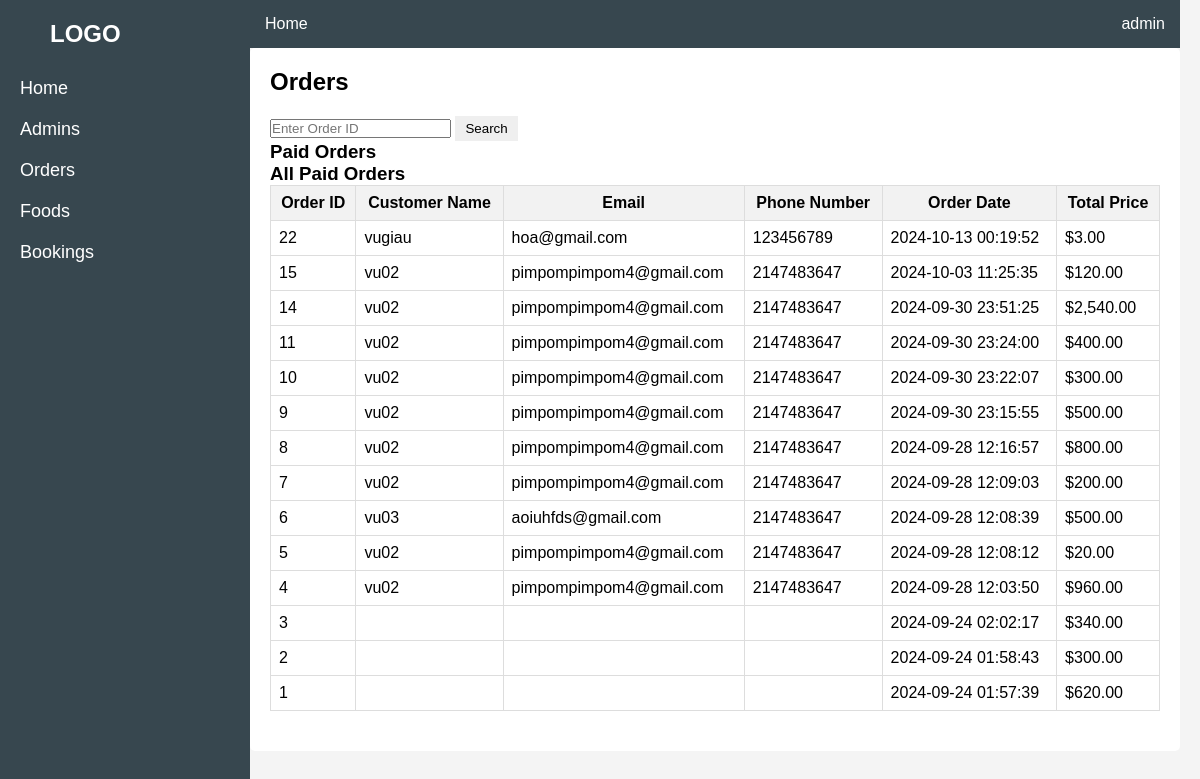
Page /admin_interface/orders.php (signed in) on the committed database.
### tables this page shows
CREATE TABLE `orders` (
  `order_id` int(11) NOT NULL,
  `user_id` int(11) DEFAULT NULL,
  `total_price` decimal(10,2) DEFAULT NULL,
  `order_date` datetime DEFAULT NULL,
  `invoice_code` varchar(255) NOT NULL,
  `order_code` varchar(255) DEFAULT NULL
);

CREATE TABLE `user` (
  `user_id` int(11) NOT NULL,
  `user_name` varchar(100) NOT NULL,
  `phone_number` int(11) DEFAULT NULL,
  `email` varchar(100) DEFAULT NULL,
  `password` text NOT NULL,
  `role` int(11) NOT NULL
);

### admin_interface/orders.php (the view, shortened to what this page needs)
<?php
include 'config/config.php';
$searchResult = [];
$orderId = '';
$sql = "SELECT o.order_id, o.total_price, o.order_date, u.user_name AS customer_name,
               u.email AS customer_email, u.phone_number AS customer_phone
        FROM orders o
        LEFT JOIN user u ON o.user_id = u.user_id
        ORDER BY o.order_date DESC";
$stmt = $mysqli->prepare($sql);
$stmt->execute();
$result = $stmt->get_result();
$paidOrders = [];
while ($row = $result->fetch_assoc()) {
    $paidOrders[$row['order_id']] = [
        'total_price' => $row['total_price'],
        'order_date' => $row['order_date'],
        'customer_name' => $row['customer_name'],
        'customer_email' => $row['customer_email'],
        'customer_phone' => $row['customer_phone'],
    ];
}
?>
<!DOCTYPE html>
<html lang="en">
<head>
    <link rel="stylesheet" href="orders.css">
</head>
<body>
    <div class="sidebar">
        <h2>LOGO</h2>
        <ul>
            <li><a href="admin.php">Home</a></li>
            <li><a href="admins.php">Admins</a></li>
            <li><a href="orders.php">Orders</a></li>
            <li><a href="foods.php">Foods</a></li>
            <li><a href="books.php">Bookings</a></li>
        </ul>
    </div>
    <div class="main-content">
        <div class="navbar">
            <a href="#">Home</a>
            <span>admin</span>
        </div>
        <div class="orders-section">
            <h2>Orders</h2>
            <form method="POST" action="">
                <input type="text" name="order_id" placeholder="Enter Order ID" value="<?php echo htmlspecialchars($orderId); ?>" required>
                <button type="submit">Search</button>
            </form>
            <h3>Paid Orders</h3>
            <?php if (!empty($searchResult)): ?>
                <h3>Order ID: <?php echo htmlspecialchars($searchResult['order_id']); ?></h3>
                <p>Customer Name: <?php echo htmlspecialchars($searchResult['customer_name']); ?></p>
                <p>Email: <?php echo htmlspecialchars($searchResult['customer_email']); ?></p>
                <p>Phone: <?php echo htmlspecialchars($searchResult['customer_phone']); ?></p>
                <p>Order Date: <?php echo htmlspecialchars($searchResult['order_date']); ?></p>
                <p>Total Price: $<?php echo number_format($searchResult['total_price'], 2); ?></p>
                <table>
                    <thead>
                        <tr>
                            <th>Dish Name</th>
                            <th>Quantity</th>
                            <th>Price</th>
                        </tr>
                    </thead>
                    <tbody>
                        <?php foreach ($searchResult['items'] as $item): ?>
                        <tr>
                            <td><?php echo htmlspecialchars($item['dish_name']); ?></td>
                            <td><?php echo htmlspecialchars($item['quantity']); ?></td>
                            <td>$<?php echo number_format($item['price'], 2); ?></td>
                        </tr>
                        <?php endforeach; ?>
                    </tbody>
                </table>
            <?php else: ?>
                <h3>All Paid Orders</h3>
                <?php if (!empty($paidOrders)): ?>
                    <table>
                        <thead>
                            <tr>
                                <th>Order ID</th>
                                <th>Customer Name</th>
                                <th>Email</th>
                                <th>Phone Number</th>
                                <th>Order Date</th>
                                <th>Total Price</th>
                            </tr>
                        </thead>
                        <tbody>
                            <?php foreach ($paidOrders as $id => $order): ?>
                            <tr>
                                <td><?php echo htmlspecialchars($id); ?></td>
                                <td><?php echo htmlspecialchars($order['customer_name']); ?></td>
                                <td><?php echo htmlspecialchars($order['customer_email']); ?></td>
                                <td><?php echo htmlspecialchars($order['customer_phone']); ?></td>
                                <td><?php echo htmlspecialchars($order['order_date']); ?></td>
                                <td>$<?php echo number_format($order['total_price'], 2); ?></td>
                            </tr>
                            <?php endforeach; ?>
                        </tbody>
                    </table>
                <?php else: ?>
                    <p>No paid orders found.</p>
                <?php endif; ?>
            <?php endif; ?>
        </div>
    </div>
</body>
</html>

### admin_interface/orders.css (style rules this page uses)
* { margin: 0; padding: 0; box-sizing: border-box; }
body { font-family: Arial, sans-serif; background-color: #f4f4f4; }
.sidebar { width: 250px; background-color: #37474F; height: 100vh; position: fixed; left: 0; top: 0; padding: 20px; color: white; }
.sidebar h2 { margin-bottom: 30px; padding-left: 30px; }
.sidebar ul { list-style: none; }
.sidebar ul li { margin: 20px 0; }
.sidebar ul li a { color: white; text-decoration: none; font-size: 18px; }
.main-content { margin-left: 250px; padding-bottom: 20px; padding-right: 20px; }
.navbar { background-color: #37474F; color: white; padding: 15px; display: flex; justify-content: space-between; }
.navbar a { color: white; text-decoration: none; }
.orders-section { background-color: #fff; padding: 20px; border-radius: 5px; }
.orders-section h2 { margin-bottom: 20px; }
table { width: 100%; border-collapse: collapse; margin-bottom: 20px; }
table, th, td { border: 1px solid #ddd; padding: 8px; }
th { background-color: #f2f2f2; }
button { padding: 5px 10px; border: none; cursor: pointer; }

### rows in the picture
orders: id "22", user.user_name "vugiau", user.email "hoa@gmail.com", user.phone_number "123456789", order_date "2024-10-13 00:19:52", total_price "3.00"
orders: id "15", user.user_name "vu02", user.email "pimpompimpom4@gmail.com", user.phone_number "2147483647", order_date "2024-10-03 11:25:35", total_price "120.00"
orders: id "14", user.user_name "vu02", user.email "pimpompimpom4@gmail.com", user.phone_number "2147483647", order_date "2024-09-30 23:51:25", total_price "2,540.00"
orders: id "11", user.user_name "vu02", user.email "pimpompimpom4@gmail.com", user.phone_number "2147483647", order_date "2024-09-30 23:24:00", total_price "400.00"
orders: id "10", user.user_name "vu02", user.email "pimpompimpom4@gmail.com", user.phone_number "2147483647", order_date "2024-09-30 23:22:07", total_price "300.00"
orders: id "9", user.user_name "vu02", user.email "pimpompimpom4@gmail.com", user.phone_number "2147483647", order_date "2024-09-30 23:15:55", total_price "500.00"
orders: id "8", user.user_name "vu02", user.email "pimpompimpom4@gmail.com", user.phone_number "2147483647", order_date "2024-09-28 12:16:57", total_price "800.00"
orders: id "7", user.user_name "vu02", user.email "pimpompimpom4@gmail.com", user.phone_number "2147483647", order_date "2024-09-28 12:09:03", total_price "200.00"
orders: id "6", user.user_name "vu03", user.email "aoiuhfds@gmail.com", user.phone_number "2147483647", order_date "2024-09-28 12:08:39", total_price "500.00"
orders: id "5", user.user_name "vu02", user.email "pimpompimpom4@gmail.com", user.phone_number "2147483647", order_date "2024-09-28 12:08:12", total_price "20.00"
orders: id "4", user.user_name "vu02", user.email "pimpompimpom4@gmail.com", user.phone_number "2147483647", order_date "2024-09-28 12:03:50", total_price "960.00"
orders: id "3", order_date "2024-09-24 02:02:17", total_price "340.00"
orders: id "2", order_date "2024-09-24 01:58:43", total_price "300.00"
orders: id "1", order_date "2024-09-24 01:57:39", total_price "620.00"
